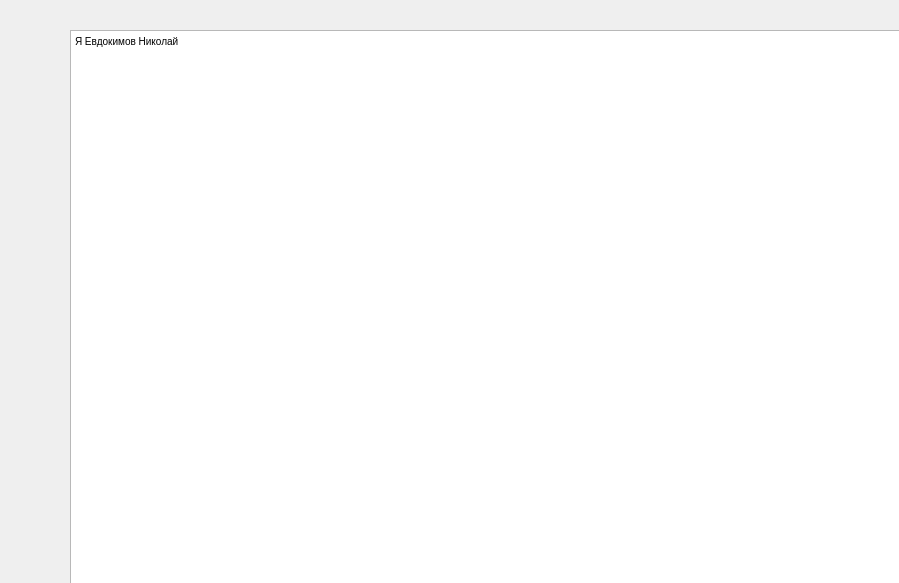
<?xml version="1.0" encoding="UTF-8"?>
<ui version="4.0">
 <class>auth</class>
 <widget class="QDialog" name="auth">
  <property name="geometry">
   <rect>
    <x>0</x>
    <y>0</y>
    <width>899</width>
    <height>583</height>
   </rect>
  </property>
  <property name="windowTitle">
   <string>Информация об авторах</string>
  </property>
  <widget class="QWidget" name="">
   <property name="geometry">
    <rect>
     <x>70</x>
     <y>30</y>
     <width>875</width>
     <height>570</height>
    </rect>
   </property>
   <layout class="QHBoxLayout" name="horizontalLayout">
    <item>
     <widget class="QTextEdit" name="textEdit">
      <property name="html">
       <string>&lt;!DOCTYPE HTML PUBLIC &quot;-//W3C//DTD HTML 4.0//EN&quot; &quot;http://www.w3.org/TR/REC-html40/strict.dtd&quot;&gt;
&lt;html&gt;&lt;head&gt;&lt;meta name=&quot;qrichtext&quot; content=&quot;1&quot; /&gt;&lt;style type=&quot;text/css&quot;&gt;
p, li { white-space: pre-wrap; }
&lt;/style&gt;&lt;/head&gt;&lt;body style=&quot; font-family:'MS Shell Dlg 2'; font-size:7.8pt; font-weight:400; font-style:normal;&quot;&gt;
&lt;p style=&quot; margin-top:0px; margin-bottom:0px; margin-left:0px; margin-right:0px; -qt-block-indent:0; text-indent:0px;&quot;&gt;Я Евдокимов Николай&lt;br /&gt;&lt;/p&gt;&lt;/body&gt;&lt;/html&gt;</string>
      </property>
     </widget>
    </item>
    <item>
     <widget class="QLabel" name="label">
      <property name="text">
       <string/>
      </property>
      <property name="pixmap">
       <pixmap>../../Desktop/Без имени.jpg</pixmap>
      </property>
     </widget>
    </item>
   </layout>
  </widget>
 </widget>
 <resources/>
 <connections/>
</ui>
